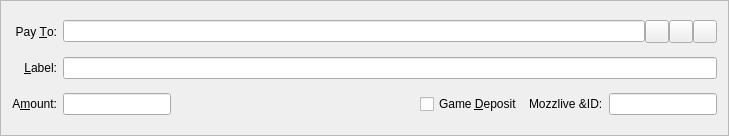
<?xml version="1.0" encoding="UTF-8"?>
<ui version="4.0">
 <class>SendCoinsEntry</class>
 <widget class="QFrame" name="SendCoinsEntry">
  <property name="geometry">
   <rect>
    <x>0</x>
    <y>0</y>
    <width>729</width>
    <height>136</height>
   </rect>
  </property>
  <property name="windowTitle">
   <string>Form</string>
  </property>
  <property name="frameShape">
   <enum>QFrame::StyledPanel</enum>
  </property>
  <property name="frameShadow">
   <enum>QFrame::Sunken</enum>
  </property>
  <layout class="QGridLayout" name="gridLayout">
   <item row="0" column="0">
    <widget class="QLabel" name="label_2">
     <property name="text">
      <string>Pay &amp;To:</string>
     </property>
     <property name="alignment">
      <set>Qt::AlignRight|Qt::AlignTrailing|Qt::AlignVCenter</set>
     </property>
     <property name="buddy">
      <cstring>payTo</cstring>
     </property>
    </widget>
   </item>
   <item row="0" column="1">
    <layout class="QHBoxLayout" name="payToLayout">
     <property name="spacing">
      <number>0</number>
     </property>
     <item>
      <widget class="QValidatedLineEdit" name="payTo">
       <property name="toolTip">
        <string>The address to send the payment to  (e.g. 4Zo1ga6xuKuQ7JV7M9rGDoxdbYwV5zgQJ5)</string>
       </property>
       <property name="maxLength">
        <number>34</number>
       </property>
      </widget>
     </item>
     <item>
      <widget class="QToolButton" name="addressBookButton">
       <property name="toolTip">
        <string>Choose address from address book</string>
       </property>
       <property name="text">
        <string/>
       </property>
       <property name="icon">
        <iconset resource="../bitcoin.qrc">
         <normaloff>:/icons/address-book</normaloff>:/icons/address-book</iconset>
       </property>
       <property name="shortcut">
        <string>Alt+A</string>
       </property>
      </widget>
     </item>
     <item>
      <widget class="QToolButton" name="pasteButton">
       <property name="toolTip">
        <string>Paste address from clipboard</string>
       </property>
       <property name="text">
        <string/>
       </property>
       <property name="icon">
        <iconset resource="../bitcoin.qrc">
         <normaloff>:/icons/editpaste</normaloff>:/icons/editpaste</iconset>
       </property>
       <property name="shortcut">
        <string>Alt+P</string>
       </property>
      </widget>
     </item>
     <item>
      <widget class="QToolButton" name="deleteButton">
       <property name="toolTip">
        <string>Remove this recipient</string>
       </property>
       <property name="text">
        <string/>
       </property>
       <property name="icon">
        <iconset resource="../bitcoin.qrc">
         <normaloff>:/icons/remove</normaloff>:/icons/remove</iconset>
       </property>
      </widget>
     </item>
    </layout>
   </item>
   <item row="1" column="0">
    <widget class="QLabel" name="label_4">
     <property name="text">
      <string>&amp;Label:</string>
     </property>
     <property name="alignment">
      <set>Qt::AlignRight|Qt::AlignTrailing|Qt::AlignVCenter</set>
     </property>
     <property name="buddy">
      <cstring>addAsLabel</cstring>
     </property>
    </widget>
   </item>
   <item row="1" column="1">
    <layout class="QHBoxLayout" name="horizontalLayout_2">
     <property name="spacing">
      <number>0</number>
     </property>
     <item>
      <widget class="QValidatedLineEdit" name="addAsLabel">
       <property name="enabled">
        <bool>true</bool>
       </property>
       <property name="toolTip">
        <string>Enter a label for this address to add it to your address book</string>
       </property>
      </widget>
     </item>
    </layout>
   </item>
   <item row="2" column="0">
    <widget class="QLabel" name="label">
     <property name="text">
      <string>A&amp;mount:</string>
     </property>
     <property name="alignment">
      <set>Qt::AlignRight|Qt::AlignTrailing|Qt::AlignVCenter</set>
     </property>
     <property name="buddy">
      <cstring>payAmount</cstring>
     </property>
    </widget>
   </item>
   <item row="2" column="1">
    <layout class="QHBoxLayout" name="horizontalLayout_3">
     <item>
      <widget class="BitcoinAmountField" name="payAmount">
       <property name="sizePolicy">
        <sizepolicy hsizetype="Fixed" vsizetype="Fixed">
         <horstretch>0</horstretch>
         <verstretch>0</verstretch>
        </sizepolicy>
       </property>
       <property name="layoutDirection">
        <enum>Qt::LeftToRight</enum>
       </property>
      </widget>
     </item>
     <item>
      <spacer name="horizontalSpacer">
       <property name="orientation">
        <enum>Qt::Horizontal</enum>
       </property>
       <property name="sizeHint" stdset="0">
        <size>
         <width>40</width>
         <height>20</height>
        </size>
       </property>
      </spacer>
     </item>
     <item>
      <widget class="QCheckBox" name="cbDeposit">
       <property name="sizePolicy">
        <sizepolicy hsizetype="Preferred" vsizetype="Fixed">
         <horstretch>0</horstretch>
         <verstretch>0</verstretch>
        </sizepolicy>
       </property>
       <property name="inputMethodHints">
        <set>Qt::ImhPreferNumbers</set>
       </property>
       <property name="text">
        <string>Game &amp;Deposit</string>
       </property>
      </widget>
     </item>
     <item>
      <widget class="QLabel" name="label_id">
       <property name="sizePolicy">
        <sizepolicy hsizetype="Preferred" vsizetype="Preferred">
         <horstretch>0</horstretch>
         <verstretch>0</verstretch>
        </sizepolicy>
       </property>
       <property name="text">
        <string>Mozzlive &amp;ID:</string>
       </property>
      </widget>
     </item>
     <item>
      <widget class="QLineEdit" name="editDepositID">
       <property name="sizePolicy">
        <sizepolicy hsizetype="Fixed" vsizetype="Fixed">
         <horstretch>0</horstretch>
         <verstretch>0</verstretch>
        </sizepolicy>
       </property>
       <property name="inputMask">
        <string/>
       </property>
       <property name="text">
        <string/>
       </property>
       <property name="echoMode">
        <enum>QLineEdit::Normal</enum>
       </property>
      </widget>
     </item>
    </layout>
   </item>
  </layout>
 </widget>
 <customwidgets>
  <customwidget>
   <class>QValidatedLineEdit</class>
   <extends>QLineEdit</extends>
   <header>qvalidatedlineedit.h</header>
  </customwidget>
  <customwidget>
   <class>BitcoinAmountField</class>
   <extends>QLineEdit</extends>
   <header>bitcoinamountfield.h</header>
   <container>1</container>
  </customwidget>
 </customwidgets>
 <resources>
  <include location="../bitcoin.qrc"/>
 </resources>
 <connections/>
</ui>
